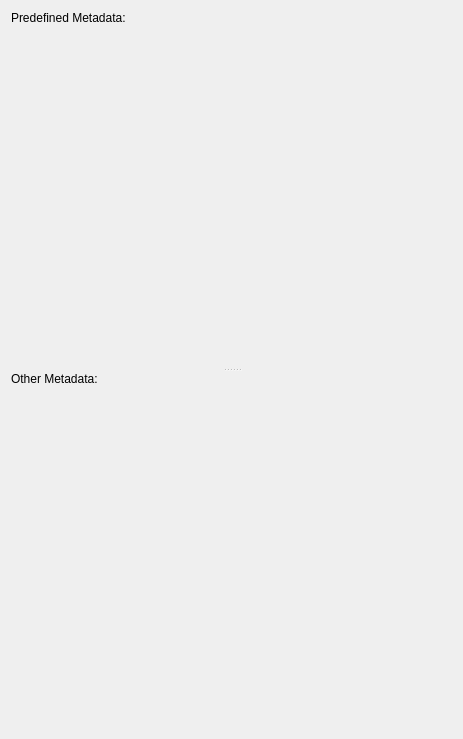
<?xml version="1.0" encoding="UTF-8"?>
<ui version="4.0">
 <class>Form</class>
 <widget class="QWidget" name="Form">
  <property name="geometry">
   <rect>
    <x>0</x>
    <y>0</y>
    <width>463</width>
    <height>739</height>
   </rect>
  </property>
  <property name="windowTitle">
   <string>Form</string>
  </property>
  <layout class="QVBoxLayout" name="verticalLayout_3">
   <item>
    <widget class="QSplitter" name="splitter">
     <property name="orientation">
      <enum>Qt::Vertical</enum>
     </property>
     <widget class="QWidget" name="">
      <layout class="QVBoxLayout" name="verticalLayout_2">
       <item>
        <widget class="QLabel" name="label">
         <property name="text">
          <string>Predefined Metadata:</string>
         </property>
        </widget>
       </item>
       <item>
        <widget class="WidgetMetaViewerBase" name="widget_meta_viewer" native="true">
         <property name="sizePolicy">
          <sizepolicy hsizetype="Preferred" vsizetype="Expanding">
           <horstretch>0</horstretch>
           <verstretch>0</verstretch>
          </sizepolicy>
         </property>
        </widget>
       </item>
      </layout>
     </widget>
     <widget class="QWidget" name="">
      <layout class="QVBoxLayout" name="verticalLayout">
       <item>
        <widget class="QLabel" name="label_2">
         <property name="text">
          <string>Other Metadata:</string>
         </property>
        </widget>
       </item>
       <item>
        <widget class="WidgetMetaViewerBaseNotPathlike" name="widget_meta_viewer_not_pathlike" native="true">
         <property name="sizePolicy">
          <sizepolicy hsizetype="Preferred" vsizetype="Expanding">
           <horstretch>0</horstretch>
           <verstretch>0</verstretch>
          </sizepolicy>
         </property>
        </widget>
       </item>
      </layout>
     </widget>
    </widget>
   </item>
  </layout>
 </widget>
 <customwidgets>
  <customwidget>
   <class>WidgetMetaViewerBase</class>
   <extends>QWidget</extends>
   <header>bin.Widgets.WidgetMetaViewerBase.h</header>
   <container>1</container>
  </customwidget>
  <customwidget>
   <class>WidgetMetaViewerBaseNotPathlike</class>
   <extends>QWidget</extends>
   <header>bin.Widgets.WidgetMetaViewerBaseNotPathlike.h</header>
   <container>1</container>
  </customwidget>
 </customwidgets>
 <resources/>
 <connections/>
</ui>
